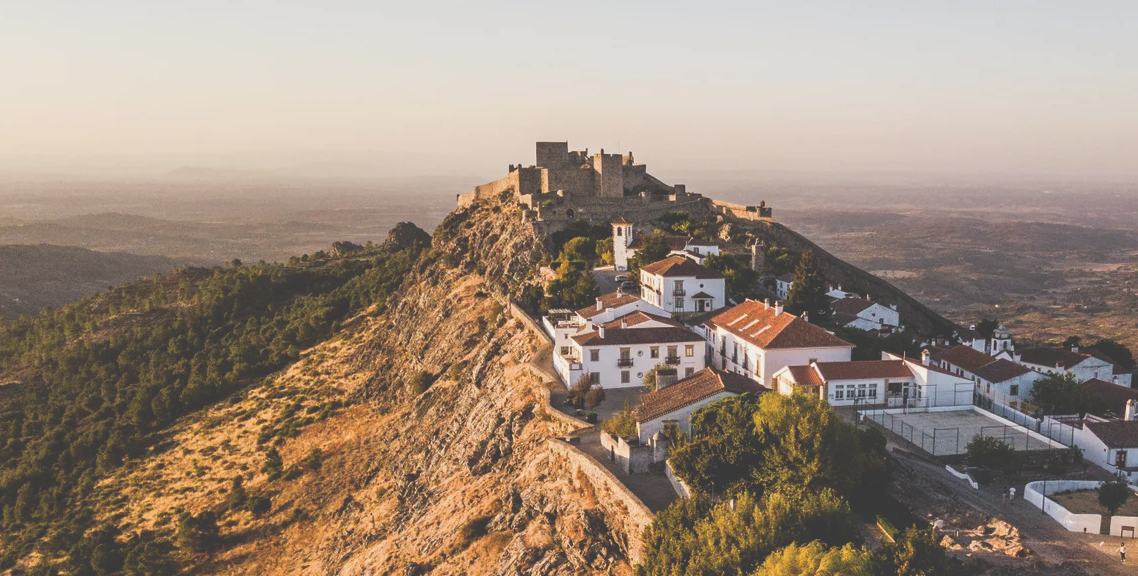
#> input picture Parte06/images/marvao/1.png, 1138 x 576 px, found by its file name
$ python main.py
#> lines starting #> are read from the running program, lines starting #| are printed output that depends on the picture; after the words box and inside, x2 and y2 are one past the last pixel; in counts of white or black regions, pixels touching at a corner belong together
#!/usr/bin/env python3
# Shebang line" specifies the interpreter.

# imports --------------------
import argparse
from random import randint
import cv2
import json
import numpy as np
import signal
import sys
from colorama import Fore, Style

def signal_handler(sig, frame):
    print('You pressed Ctrl+C!')
    sys.exit(0)


def signal_handler_term(sig, frame):
    print('You pressed Ctrl+C!')
    sys.exit(0)


def showMask(window_name, image):
    image_to_show = image.astype(np.uint8)*255
    cv2.imshow(window_name, image_to_show)

def showScaledImage(window_name, image, scale):

    # scale image then show
    resized_image = cv2.resize(image, None, fx=scale, fy=scale, interpolation=cv2.INTER_LINEAR)

    cv2.namedWindow(window_name, cv2.WINDOW_NORMAL) # test other options to see if the image window resizes . Does not work on mac!
    cv2.imshow(window_name, resized_image)

# Main function
def main(): # this is our main function
    signal.signal(signal.SIGINT, signal_handler)
    signal.signal(signal.SIGTERM, signal_handler_term)
    print("SAVI exercise")

    # -------------------------------------------------------------------------
    # Initialization
    # -------------------------------------------------------------------------

    # initialize argparser
    ap = argparse.ArgumentParser()
    ap.add_argument("-is", "--image_scale", type=float, required=False,
                    default=1.0, help="Scale of images to display", )
    ap.add_argument("-dlr", "--david_lowes_ratio", type=float, required=False,
                    default=0.5, help="David Lowe's ratio for the ratio test", )
    ap.add_argument("-nk", "--number_of_keypoints", type=int, required=False,
                    default=500, help="Number of keypoints", )
    ap.add_argument("-ip", "--image_pair", type=str, required=False,
                    default="santorini", help="Parent folder that will contain the two images 1 and 2.png", )


    args = ap.parse_args()
    args = vars(args) # transform the args into a dictionary
    print('Input args: ' + str(args))

    # Load the images
    train_image = cv2.imread('../images/' + args['image_pair'] + '/1.png')
#> train_image is the input picture: shape (576, 1138, 3); mean B, G, R 124.3, 138.9, 156
    query_image = cv2.imread('../images/' + args['image_pair'] + '/2.png')
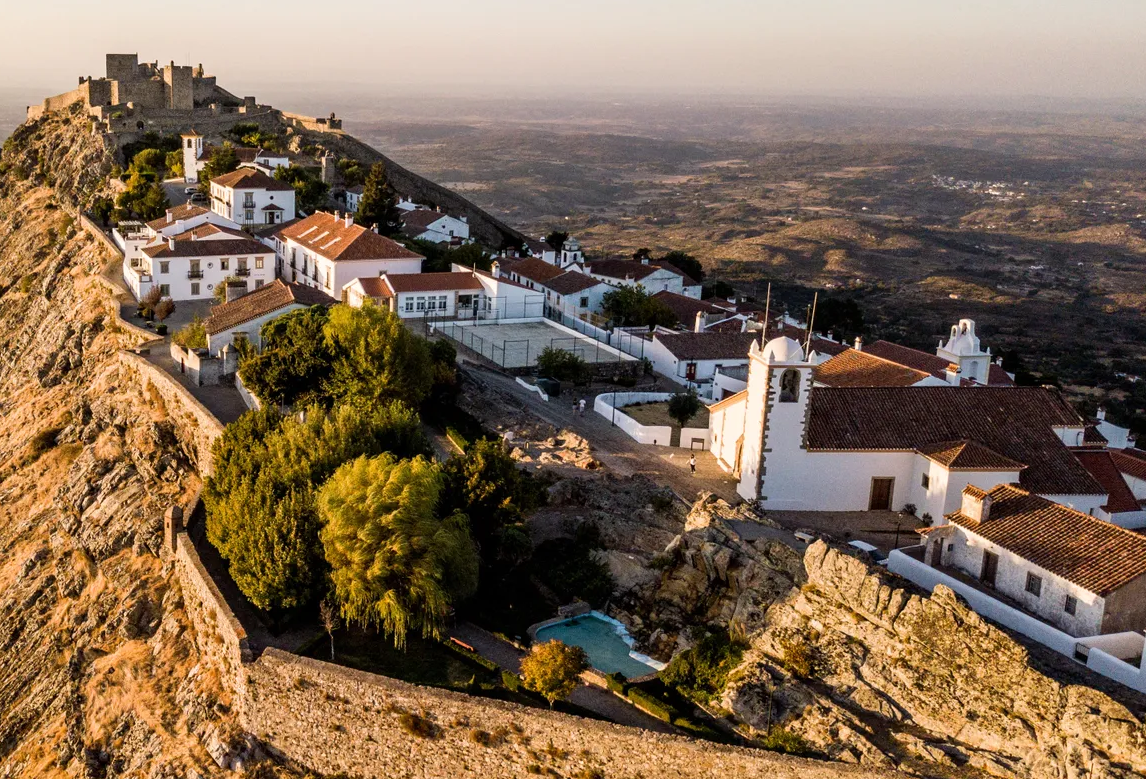
#> input picture Parte06/images/marvao/2.png, 1146 x 779 px, found by its file name
#> query_image is the input picture: shape (779, 1146, 3); mean B, G, R 83, 104.3, 126.1

    # create the gui images for displaying
    train_image_gui = train_image.copy()
    query_image_gui = query_image.copy()


    # Compute features using sift
    sift_detector = cv2.SIFT_create(nfeatures=args['number_of_keypoints'])
    t_key_points, t_descriptors = sift_detector.detectAndCompute(train_image, None)
#> t_key_points = 500 keypoints; strongest (x, y, size): (747, 299, 1.8), (776, 303, 1.8), (672, 198, 4.4), (602, 150, 2.1)
    q_key_points, q_descriptors = sift_detector.detectAndCompute(query_image, None)
#> q_key_points = 500 keypoints; strongest (x, y, size): (271, 198, 2.3), (857, 339, 2.6), (317, 211, 2), (655, 441, 1.9)

    # print('t_key_points'  + str(t_key_points))

    # Match of keypoints
    index_params = dict(algorithm=1, trees = 15)
    search_params = dict(checks= 50)
    flann_matcher = cv2.FlannBasedMatcher(index_params, search_params)

    # Do the actual matching
    # k is the number of matches to return (to be changed later)
    # Now we want to get not only the best matche, but also the second best match
    two_best_matches = flann_matcher.knnMatch(q_descriptors, t_descriptors, k=2)
#> two_best_matches = 500 matches

    matches = []
    for best_match_idx, two_best_match_tuple in enumerate(two_best_matches):

        best_match = two_best_match_tuple[0] # best match is the first in the tuple
        second_best_match = two_best_match_tuple[1] # best match is the second in the tuple


        # Using David Lowe's ratio test we discard matches in which the best and second best are very close
        if best_match.distance < args['david_lowes_ratio'] * second_best_match.distance:
            matches.append(best_match) # Add the match to the list
        else:
            continue # so we do not draw the circles in the train and query images

        # Get tehe train and query indexes of the match
        t_idx = best_match.trainIdx
        q_idx = best_match.queryIdx

        # Get the coordinates of the keypoins of that match
        t_x, t_y = int(t_key_points[t_idx].pt[0]), int(t_key_points[t_idx].pt[1])
        q_x, q_y = int(q_key_points[q_idx].pt[0]), int(q_key_points[q_idx].pt[1])

        color = randint(0,255), randint(0,255), randint(0,255)
        cv2.circle(train_image_gui, (t_x,t_y), 55, color, 2)
        cv2.circle(query_image_gui, (q_x,q_y), 55, color, 2)
#> this loop made 500 passes
#> (t_idx, t_x, t_y, q_x, q_y, color) on passes 1 to 3: (18, 1127, 407, 697, 319, (197, 215, 20)), (426, 994, 348, 564, 260, (132, 248, 207)), (457, 653, 354, 223, 266, (155, 244, 183))
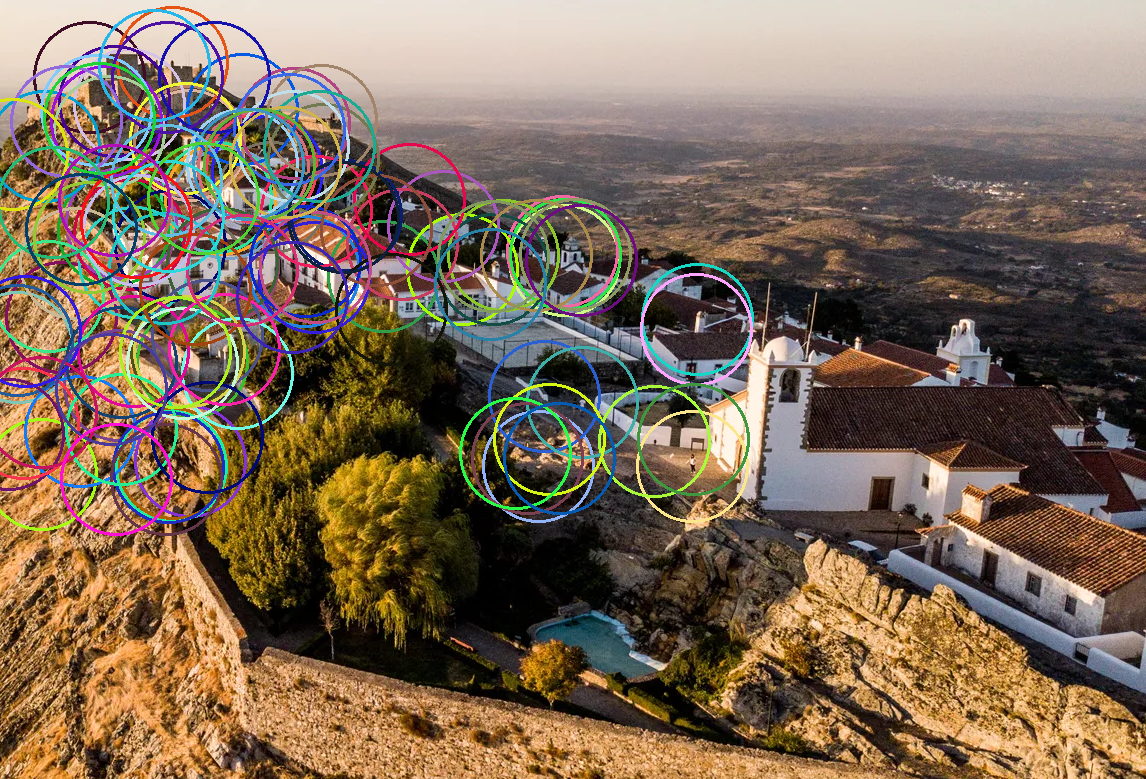
#> query_image_gui: shape (779, 1146, 3); 10.58% of pixels changed, all inside (x1, y1, x2, y2) = (0, 6, 754, 536)
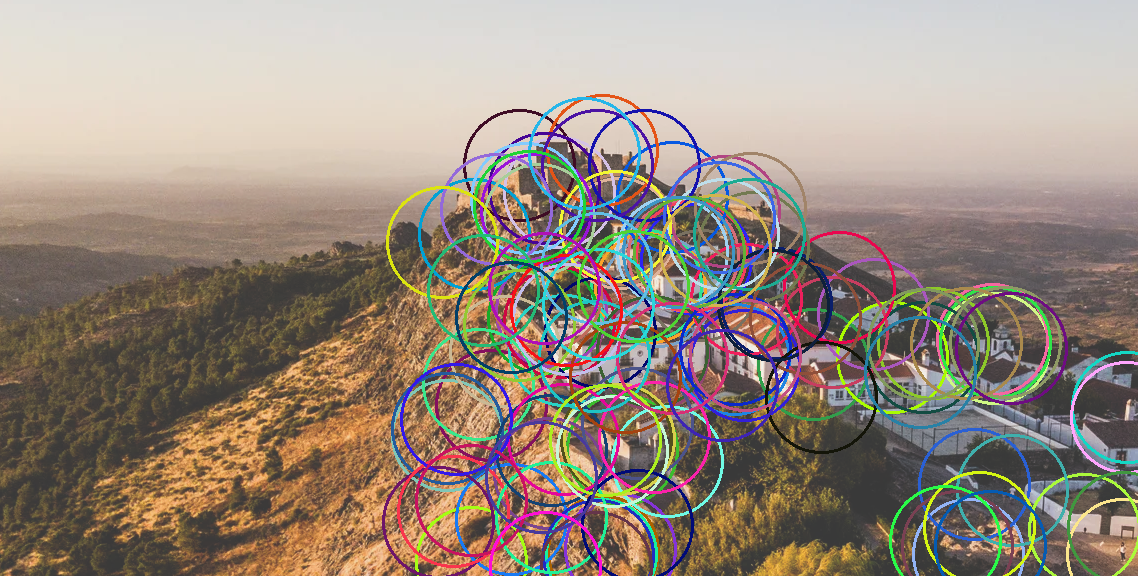
#> train_image_gui: shape (576, 1138, 3); 13.93% of pixels changed, all inside (x1, y1, x2, y2) = (382, 94, 1138, 576)
#> after the loop, matches = 167 matches


    # use an opencv function to draw the matches
    matches_images = cv2.drawMatches(query_image_gui, q_key_points, train_image_gui, t_key_points, matches, None)
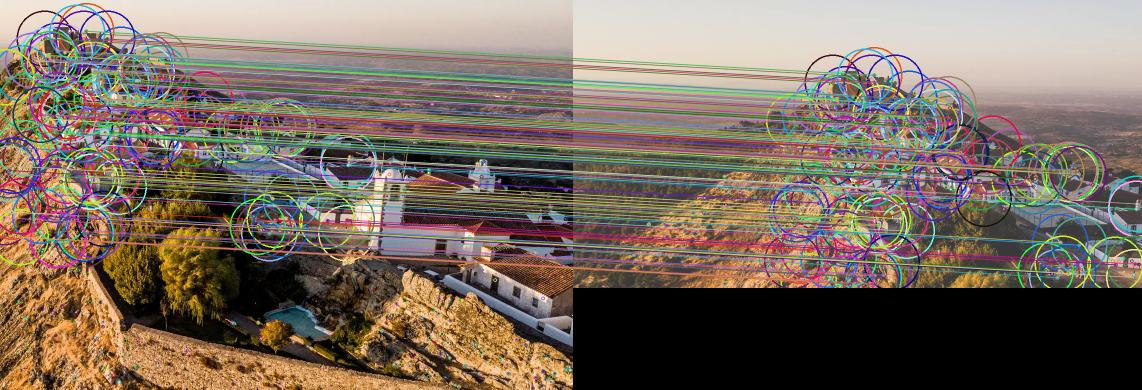
#> matches_images: shape (779, 2284, 3) (shown at 1/2 size); mean B, G, R 96.6, 109.2, 122.6

    # [14 lines of commented-out code are left out]


    showScaledImage('Train', train_image_gui, args['image_scale'])
    showScaledImage('Query', query_image_gui, args['image_scale'])
    showScaledImage('Matches', matches_images, args['image_scale'])
    cv2.waitKey(0)


if __name__ == "__main__":
    main()
